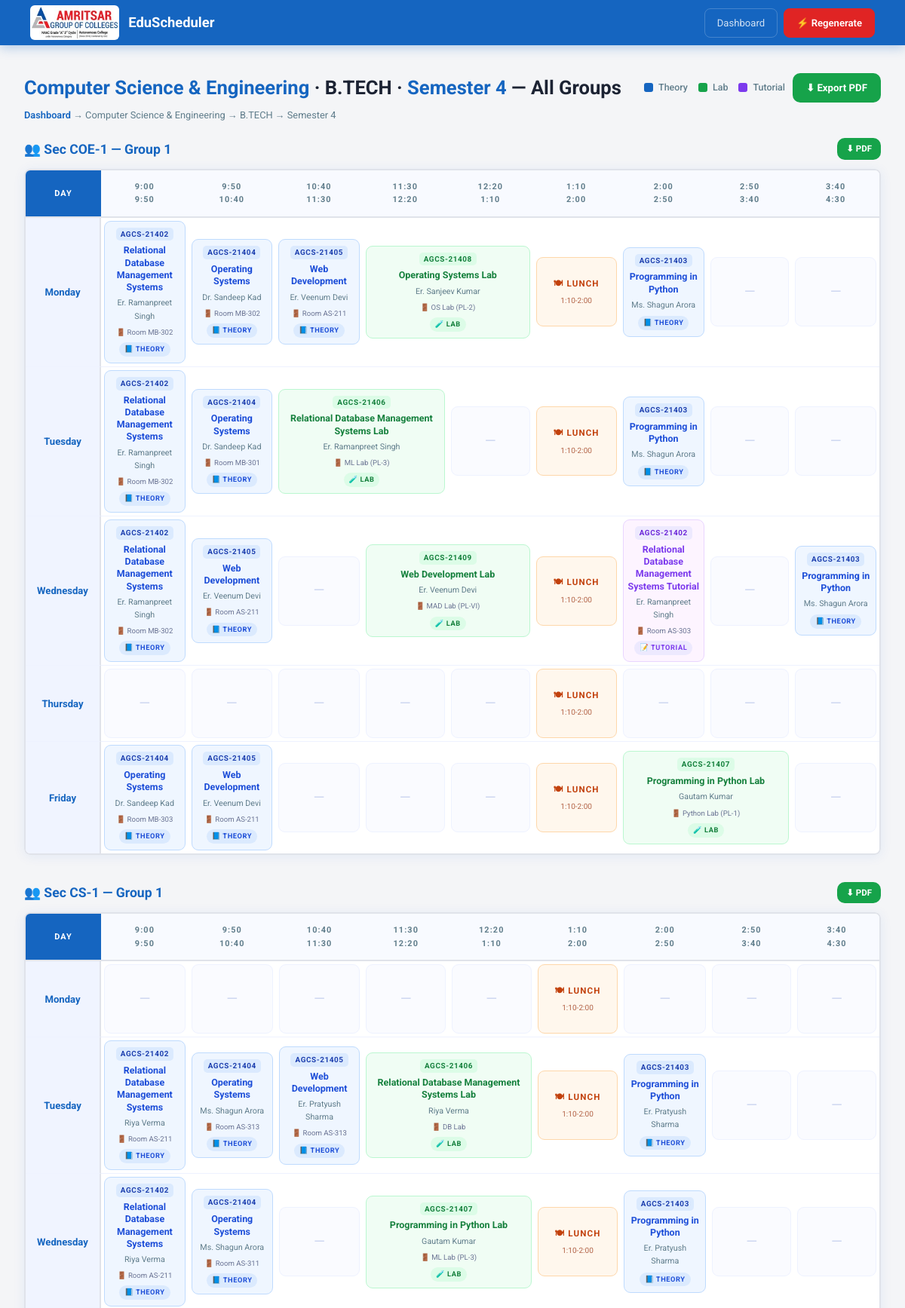
The app's page /year-timetable/83/4/ (signed in, upper part) with its own data.
### scheduler/models.py (models this page shows, shortened)
class Course(models.Model):
    COURSE_CHOICES = (
        ('BTECH', 'B.TECH'), ('BE', 'BE'), ('MTECH', 'M.TECH'), ('CUSTOM', 'Custom'),
    )
    department = models.ForeignKey(Department, on_delete=models.CASCADE, related_name='courses')
    name = models.CharField(max_length=10, choices=COURSE_CHOICES)
    custom_name = models.CharField(max_length=100, blank=True, default='')
    def get_display_name(self):
        if self.name == 'CUSTOM' and self.custom_name:
            return self.custom_name
        return self.get_name_display()
    def __str__(self):
        return f"{self.department.name} - {self.get_display_name()}"

class Department(models.Model):
    name = models.CharField(max_length=100)

class Section(models.Model):
    YEAR_CHOICES = (
        ('1', 'Semester 1'), ('2', 'Semester 2'), ('3', 'Semester 3'), ('4', 'Semester 4'),
        ('5', 'Semester 5'), ('6', 'Semester 6'), ('7', 'Semester 7'), ('8', 'Semester 8'),
        ('CUSTOM', 'Custom'),
    )
    SECTION_CHOICES = (
        ('A', 'Section A'), ('B', 'Section B'), ('C', 'Section C'),
        ('D', 'Section D'), ('E', 'Section E'), ('CUSTOM', 'Custom Section'),
    )
    GROUP_CHOICES = (('G1', 'Group 1'), ('G2', 'Group 2'), ('G3', 'Group 3'), ('G4', 'Group 4'),)
    course = models.ForeignKey(Course, on_delete=models.CASCADE, related_name='sections')
    year = models.CharField(max_length=10, choices=YEAR_CHOICES)
    custom_year = models.CharField(max_length=50, blank=True, default='')
    section_name = models.CharField(max_length=20, choices=SECTION_CHOICES, default='A')
    custom_section_name = models.CharField(max_length=50, blank=True, default='')
    program = models.CharField(max_length=30, blank=True, default='')
    group = models.CharField(max_length=10, choices=GROUP_CHOICES)
    fixed_room = models.ForeignKey(
        Room, on_delete=models.SET_NULL, null=True, blank=True,
        related_name='fixed_sections',
        help_text='If set, theory lectures always use this room.')
    free_day = models.CharField(
        max_length=10, blank=True, default='',
        choices=[('', 'None')] + DAY_CHOICES,
        help_text='Weekly holiday for this section (e.g. Wednesday). No lectures scheduled on this day.'
    )
    section_start_slot = models.IntegerField(
        null=True, blank=True,
        choices=SLOT_CHOICES,
        help_text='Override start time for this section (leave blank to use department default).'
    )
    class_count = models.IntegerField(
        default=0,
        help_text='Number of students. Used to auto-select a room with sufficient capacity when no fixed room is set.'
    )
    def get_effective_section_name(self):
        if self.section_name == 'CUSTOM' and self.custom_section_name:
            return self.custom_section_name
        if self.section_name == 'CUSTOM':
            return 'Custom'
        return self.section_name
    class Meta:
        unique_together = ('course', 'year', 'section_name', 'group', 'custom_year', 'custom_section_name')

class TimeSlot(models.Model):
    day = models.CharField(max_length=10)
    slot = models.IntegerField()
    subject = models.ForeignKey(Subject, on_delete=models.CASCADE)
    professor = models.ForeignKey(Professor, on_delete=models.CASCADE)
    section = models.ForeignKey(Section, on_delete=models.CASCADE, null=True, blank=True)
    room = models.ForeignKey(Room, on_delete=models.SET_NULL, null=True, blank=True, related_name='timeslots')

class Subject(models.Model):
    TYPE_CHOICES = (
        ('THEORY', 'Theoretical'), ('LAB', 'Lab'),
        ('TUTORIAL', 'Tutorial'), ('NPTEL', 'NPTEL (after 2:00 PM only)'),
    )
    ALLOWED_GROUPS_CHOICES = (
        ('G1', 'Group 1 Only'), ('G2', 'Group 2 Only'), ('G3', 'Group 3 Only'), ('G4', 'Group 4 Only'), ('BOTH', 'All Groups'),
    )
    code = models.CharField(max_length=20, blank=True, default='', verbose_name='Subject Code')
    name = models.CharField(max_length=100)
    subject_type = models.CharField(max_length=10, choices=TYPE_CHOICES)
    professors = models.ManyToManyField(Professor)
    duration = models.IntegerField(default=1)  # 1=50min, 2=100min (lab)
    lectures_per_week = models.IntegerField()
    section = models.ForeignKey(Section, on_delete=models.CASCADE, related_name='subjects', null=True, blank=True)
    lab_room = models.ForeignKey(Room, on_delete=models.SET_NULL, null=True, blank=True, related_name='pinned_subjects')
    allowed_groups = models.CharField(max_length=10, choices=ALLOWED_GROUPS_CHOICES, default='BOTH')
    specialization_required = models.BooleanField(default=False)
    is_elective = models.BooleanField(default=False)

class Professor(models.Model):
    name = models.CharField(max_length=100)
    professor_id = models.CharField(max_length=50, blank=True, default='')
    department = models.ForeignKey(
        'Department', on_delete=models.SET_NULL, null=True, blank=True,
        related_name='professors')
    departments = models.ManyToManyField(
        'Department', blank=True, related_name='shared_professors')
    email = models.EmailField(blank=True)
    max_workload_hours_per_week = models.IntegerField(default=20)
    specialization_subjects = models.TextField(blank=True, default='')
    section_restrictions = models.TextField(blank=True, default='')

class Room(models.Model):
    ROOM_TYPE_CHOICES = (
        ('CLASSROOM', 'Classroom'), ('LAB', 'Lab'),
    )
    name = models.CharField(max_length=100)
    room_id = models.CharField(max_length=50, blank=True, default='')
    room_type = models.CharField(max_length=10, choices=ROOM_TYPE_CHOICES, default='CLASSROOM')
    capacity = models.IntegerField(default=60)
    department = models.ForeignKey(
        'Department', on_delete=models.SET_NULL, null=True, blank=True, related_name='rooms')
    allowed_subjects = models.TextField(
        blank=True, default='all',
        help_text='"all" or comma-separated subject names/codes this lab can host.')

### scheduler/views.py (the view)
# urls.py: path('year-timetable/<int:course_id>/<str:year>/', views.year_timetable, name='year_timetable'),
def year_timetable(request, course_id, year):
    course = get_object_or_404(Course, id=course_id)
    sections = Section.objects.filter(course=course, year=year).select_related('course__department')
    if not sections.exists():
        messages.error(request, 'No sections found for this semester.')
        return redirect('dashboard')
    section_tables = []
    for section in sections:
        table = {}
        for day in DAYS:
            cells = []
            skip_next = False
            for i, slot in enumerate(SLOTS):
                if skip_next:
                    skip_next = False
                    cells.append({'entry': None, 'colspan': 1, 'skip': True, 'slot': slot})
                    continue
                entries = list(TimeSlot.objects.filter(day=day, slot=slot, section=section).select_related('subject', 'professor', 'room').order_by('id'))
                entry = entries[0] if entries else None
                if entry and entry.subject.subject_type == 'LAB':
                    next_slot = SLOTS[i + 1] if i + 1 < len(SLOTS) else None
                    if next_slot:
                        next_entry = TimeSlot.objects.filter(day=day, slot=next_slot, section=section).first()
                        if next_entry and next_entry.subject == entry.subject:
                            cells.append({'entry': entry, 'entries': entries, 'colspan': 2, 'skip': False, 'slot': slot})
                            skip_next = True
                            continue
                cells.append({'entry': entry, 'entries': entries, 'colspan': 1, 'skip': False, 'slot': slot})
            table[day] = cells
        section_tables.append({'section': section, 'table': table})
    year_display = dict(Section.YEAR_CHOICES).get(year, year)
    dept_id = course.department_id
    lunch_label = _get_lunch_label(dept_id)
    lunch_slots = _get_lunch_slots(dept_id)
    return render(request, 'year_timetable.html', {
        'course': course, 'year': year, 'year_display': year_display,
        'section_tables': section_tables, 'slots': SLOTS, 'slot_times': SLOT_TIMES,
        'days': DAYS, 'lunch_label': lunch_label, 'lunch_slots': lunch_slots,
    })

### scheduler/accounts.py (called while the page is built)
def current_role(request):
    return request.session.get('role')

def current_display_name(request):
    return request.session.get('display_name', '')

def current_department_id(request):
    return request.session.get('department_id')

def auth_context(request):
    role = current_role(request)
    dept_name = ''
    dept_id = current_department_id(request)
    if dept_id:
        from .models import Department
        d = Department.objects.filter(id=dept_id).first()
        dept_name = d.name if d else ''
    return {
        'auth_role': role,
        'auth_display_name': current_display_name(request),
        'auth_is_admin': role == ADMIN,
        'auth_is_dept_admin': role == DEPT_ADMIN,
        'auth_is_staff': role in STAFF_ROLES,
        'auth_department_name': dept_name,
    }

### scheduler/models.py (called while the page is built)
    def get_lunch_slots(self):
        return list(range(self.lunch_start_slot, self.lunch_end_slot + 1))

### scheduler/templatetags/dict_filters.py (called while the page is built)
@register.filter
def dict_key(d, key):
    try:
        return d[key]
    except (KeyError, TypeError):
        return None

### scheduler/views.py (called while the page is built)
def _get_lunch_label(dept_id):
    return "1:10–2:00"

def _get_lunch_slots(dept_id):
    try:
        ds = DepartmentSettings.objects.get(department_id=dept_id)
        return set(ds.get_lunch_slots())
    except DepartmentSettings.DoesNotExist:
        return set()

### template/year_timetable.html (shortened to what this page needs)
{% load dict_filters %}
<!DOCTYPE html>
<html lang="en">
<head>
</head>
<body>
<nav>
  <div class="brand">
    <img src="/static/agclogo.jpg" alt="AGC Logo">
    <span class="brand-text">EduScheduler</span>
  </div>
  <div class="nav-links">
    <a href="/">Dashboard</a>
    <a href="/generate-smart/" class="btn-red">⚡ Regenerate</a>
  </div>
</nav>
<main>
  <div class="page-header">
    <h1>
      <span>{{ course.department.name }}</span> ·
      {{ course.get_display_name }} ·
      <span>{{ year_display }}</span> — All Groups
    </h1>
    <div class="actions">
      <div class="legend">
        <div class="leg"><div class="leg-dot leg-th"></div>Theory</div>
        <div class="leg"><div class="leg-dot leg-lab"></div>Lab</div>
        <div class="leg"><div class="leg-dot" style="background:#7c3aed;border-radius:3px;width:12px;height:12px;flex-shrink:0;"></div>Tutorial</div>
      </div>
      <a href="/year-timetable/{{ course.id }}/{{ year }}/pdf/" class="pdf-btn">⬇ Export PDF</a>
    </div>
  </div>
  <div class="breadcrumb">
    <a href="/">Dashboard</a> → {{ course.department.name }} → {{ course.get_display_name }} → {{ year_display }}
  </div>
  {% for item in section_tables %}
  <div class="section-block">
    <div class="section-label">
      <h2>👥 <span class="grp">Sec {{ item.section.get_effective_section_name }} — {{ item.section.get_group_display }}</span>
      </h2>
      <div class="room-chips">
        <a href="/timetable/{{ item.section.id }}/pdf/" class="pdf-btn" style="font-size:.72rem;padding:5px 12px;">⬇ PDF</a>
      </div>
    </div>
    <div class="tt-wrap">
      <table>
        <thead>
          <tr>
            <th>Day</th>
            <th>9:00<br>9:50</th>
            <th>9:50<br>10:40</th>
            <th>10:40<br>11:30</th>
            <th>11:30<br>12:20</th>
            <th>12:20<br>1:10</th>
            <th>1:10<br>2:00</th>
            <th>2:00<br>2:50</th>
            <th>2:50<br>3:40</th>
            <th>3:40<br>4:30</th>
          </tr>
        </thead>
        <tbody>
          {% for day, cells in item.table.items %}
          <tr>
            <td>{{ day }}</td>
            {% for cell in cells %}
              {% if not cell.skip %}
                <td {% if cell.colspan == 2 %}colspan="2"{% endif %}>
                  {% if cell.slot in lunch_slots %}
                    <div class="cell cell-lunch"><div class="lunch-label">🍽 Lunch</div><div class="lunch-time">{{ slot_times|dict_key:cell.slot }}</div></div>
                  {% elif cell.entry %}
                    <div class="cell {% if cell.entry.subject.is_elective %}cell-elec{% elif cell.entry.subject.subject_type == 'LAB' %}cell-lab{% elif cell.entry.subject.subject_type == 'TUTORIAL' %}cell-tut{% else %}cell-theory{% endif %}">
                      {% if cell.entry.subject.code %}<div class="cell-code">{{ cell.entry.subject.code }}</div>{% endif %}
                      <div class="cell-name">{{ cell.entry.subject.name }}</div>
                      <div class="cell-prof">{{ cell.entry.professor.name }}</div>
                      {% if cell.entry.room %}<div style="font-size:.6rem;color:#6b7494;margin-top:2px;">🚪 {{ cell.entry.room.name }}</div>{% endif %}
                      <span class="cell-badge">{% if cell.entry.subject.is_elective %}🔀 Elective{% elif cell.entry.subject.subject_type == 'LAB' %}🧪 Lab{% elif cell.entry.subject.subject_type == 'TUTORIAL' %}📝 Tutorial{% else %}📘 Theory{% endif %}</span>
                    </div>
                  {% else %}
                    <div class="cell cell-empty"><span class="empty-dash">—</span></div>
                  {% endif %}
                </td>
              {% endif %}
            {% endfor %}
          </tr>
          {% endfor %}
        </tbody>
      </table>
    </div>
  </div>
  {% endfor %}
</main>
</body>
</html>

### records on screen
Course: department.name "Computer Science & Engineering", get_display_name "B.TECH"
Section: section.get_effective_section_name "COE-1", section.group "Group 1", table "Monday" "Tuesday" "Wednesday" "Thursday" "Friday", cells "1:10-2:00" "1:10-2:00" "1:10-2:00" "1:10-2:00" "1:10-2:00"
TimeSlot: entry.subject.code "AGCS-21402", entry.subject.name "Relational Database Management Systems", entry.professor.name "Er. Ramanpreet Singh", entry.room.name "Room MB-302", shows "📘 THEORY"
TimeSlot: entry.subject.code "AGCS-21404", entry.subject.name "Operating Systems", entry.professor.name "Dr. Sandeep Kad", entry.room.name "Room MB-302", shows "📘 THEORY"
TimeSlot: entry.subject.code "AGCS-21405", entry.subject.name "Web Development", entry.professor.name "Er. Veenum Devi", entry.room.name "Room AS-211", shows "📘 THEORY"
TimeSlot: entry.subject.code "AGCS-21408", entry.subject.name "Operating Systems Lab", entry.professor.name "Er. Sanjeev Kumar", entry.room.name "OS Lab (PL-2)", shows "🧪 LAB"
TimeSlot: entry.subject.code "AGCS-21403", entry.subject.name "Programming in Python", entry.professor.name "Ms. Shagun Arora", shows "📘 THEORY"
TimeSlot: entry.subject.code "AGCS-21402", entry.subject.name "Relational Database Management Systems", entry.professor.name "Er. Ramanpreet Singh", entry.room.name "Room MB-302", shows "📘 THEORY"
TimeSlot: entry.subject.code "AGCS-21404", entry.subject.name "Operating Systems", entry.professor.name "Dr. Sandeep Kad", entry.room.name "Room MB-301", shows "📘 THEORY"
TimeSlot: entry.subject.code "AGCS-21406", entry.subject.name "Relational Database Management Systems Lab", entry.professor.name "Er. Ramanpreet Singh", entry.room.name "ML Lab (PL-3)", shows "🧪 LAB"
TimeSlot: entry.subject.code "AGCS-21403", entry.subject.name "Programming in Python", entry.professor.name "Ms. Shagun Arora", shows "📘 THEORY"
TimeSlot: entry.subject.code "AGCS-21402", entry.subject.name "Relational Database Management Systems", entry.professor.name "Er. Ramanpreet Singh", entry.room.name "Room MB-302", shows "📘 THEORY"
TimeSlot: entry.subject.code "AGCS-21405", entry.subject.name "Web Development", entry.professor.name "Er. Veenum Devi", entry.room.name "Room AS-211", shows "📘 THEORY"
TimeSlot: entry.subject.code "AGCS-21409", entry.subject.name "Web Development Lab", entry.professor.name "Er. Veenum Devi", entry.room.name "MAD Lab (PL-VI)", shows "🧪 LAB"
TimeSlot: entry.subject.code "AGCS-21402", entry.subject.name "Relational Database Management Systems Tutorial", entry.professor.name "Er. Ramanpreet Singh", entry.room.name "Room AS-303", shows "📝 TUTORIAL"
TimeSlot: entry.subject.code "AGCS-21403", entry.subject.name "Programming in Python", entry.professor.name "Ms. Shagun Arora", shows "📘 THEORY"
TimeSlot: entry.subject.code "AGCS-21404", entry.subject.name "Operating Systems", entry.professor.name "Dr. Sandeep Kad", entry.room.name "Room MB-303", shows "📘 THEORY"
TimeSlot: entry.subject.code "AGCS-21405", entry.subject.name "Web Development", entry.professor.name "Er. Veenum Devi", entry.room.name "Room AS-211", shows "📘 THEORY"
TimeSlot: entry.subject.code "AGCS-21407", entry.subject.name "Programming in Python Lab", entry.professor.name "Gautam Kumar", entry.room.name "Python Lab (PL-1)", shows "🧪 LAB"
Section: section.get_effective_section_name "CS-1", section.group "Group 1", table "Monday" "Tuesday" "Wednesday", cells "1:10-2:00" "1:10-2:00" "1:10-2:00"
TimeSlot: entry.subject.code "AGCS-21402", entry.subject.name "Relational Database Management Systems", entry.professor.name "Riya Verma", entry.room.name "Room AS-211", shows "📘 THEORY"
TimeSlot: entry.subject.code "AGCS-21404", entry.subject.name "Operating Systems", entry.professor.name "Ms. Shagun Arora", entry.room.name "Room AS-313", shows "📘 THEORY"
TimeSlot: entry.subject.code "AGCS-21405", entry.subject.name "Web Development", entry.professor.name "Er. Pratyush Sharma", entry.room.name "Room AS-313", shows "📘 THEORY"
TimeSlot: entry.subject.code "AGCS-21406", entry.subject.name "Relational Database Management Systems Lab", entry.professor.name "Riya Verma", entry.room.name "DB Lab", shows "🧪 LAB"
TimeSlot: entry.subject.code "AGCS-21403", entry.subject.name "Programming in Python", entry.professor.name "Er. Pratyush Sharma", shows "📘 THEORY"
TimeSlot: entry.subject.code "AGCS-21402", entry.subject.name "Relational Database Management Systems", entry.professor.name "Riya Verma", entry.room.name "Room AS-211", shows "📘 THEORY"
TimeSlot: entry.subject.code "AGCS-21404", entry.subject.name "Operating Systems", entry.professor.name "Ms. Shagun Arora", entry.room.name "Room AS-311", shows "📘 THEORY"
TimeSlot: entry.subject.code "AGCS-21407", entry.subject.name "Programming in Python Lab", entry.professor.name "Gautam Kumar", entry.room.name "ML Lab (PL-3)", shows "🧪 LAB"
TimeSlot: entry.subject.code "AGCS-21403", entry.subject.name "Programming in Python", entry.professor.name "Er. Pratyush Sharma", shows "📘 THEORY"

### other values on screen
{{ year_display }} "Semester 4"
